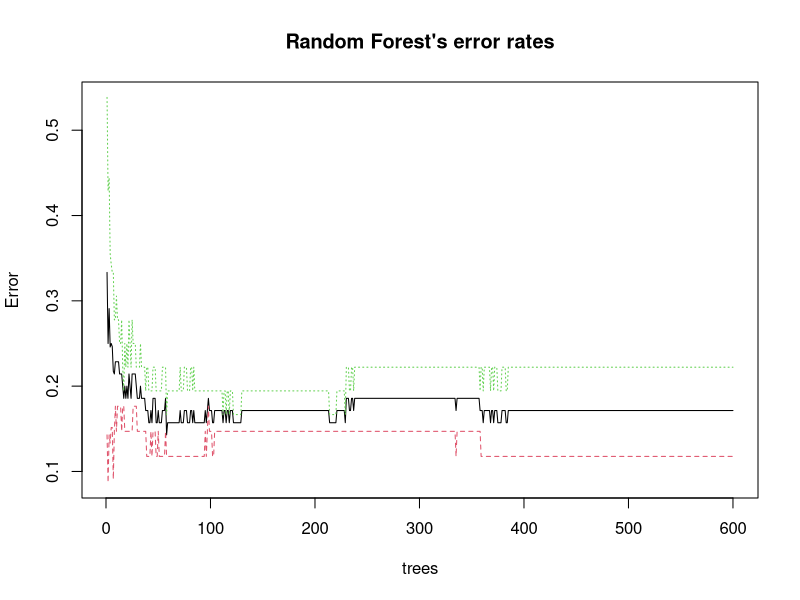
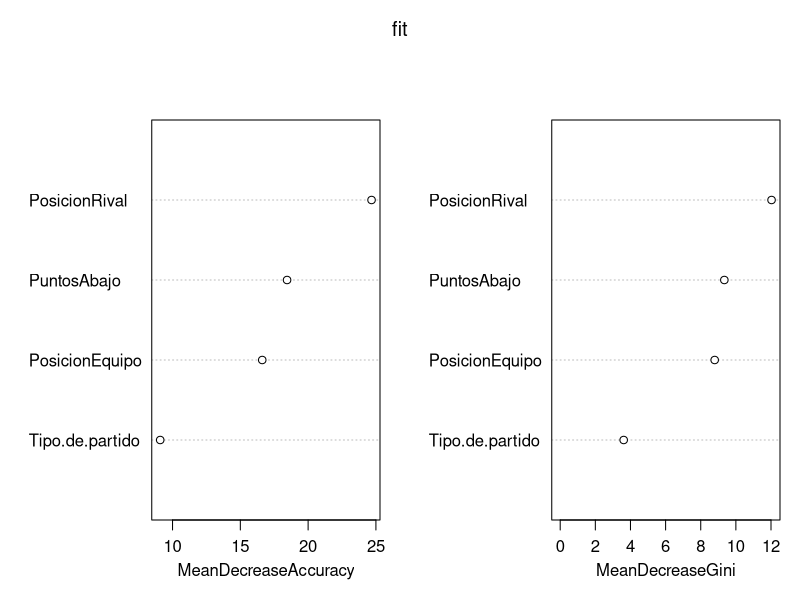
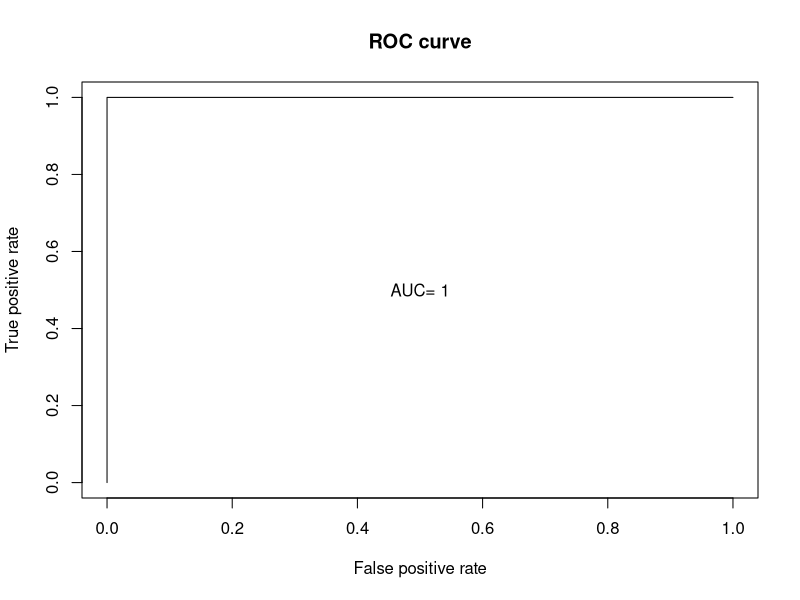
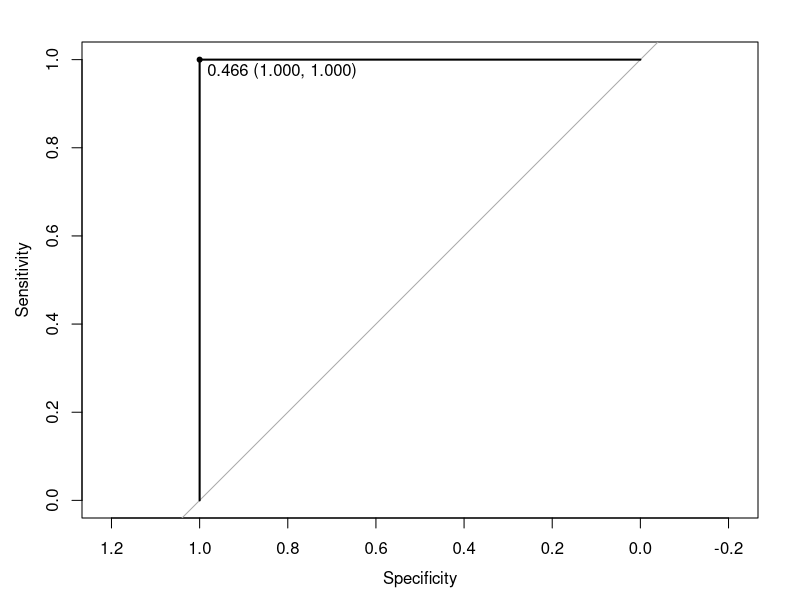

The R source for these figures, in order:
library(reshape)
library(randomForest)
library(caret)
library(ROCR)
library(pROC)
#lectura de datos
datos <- read.csv(file = "NBADATOS.csv", sep=";")
#Observamos la estructura de los datos
str(datos)
#Convertimos la variable dependiente a factor (Y)
datos$Y<- factor(datos$Y)
#Convertimos una de las variables independientes a factor
datos$Tipo.de.partido<- factor(datos$Tipo.de.partido)
#Partición de los datos
#Hacemos la semilla para que la división de los datos sea la misma
set.seed(2020)
#Datos de entrenamiento (80% de los datos)
train <- createDataPartition(datos$Y, p=0.8, list = F)
#Creación del modelo
attach(datos)
fit <- randomForest(Y~PosicionEquipo+PosicionRival+PuntosAbajo+Tipo.de.partido, data = train,
                    ntree=600,importance=TRUE,maxnodes=10,mtry=25)

plot(fit,main = "Random Forest's error rates", 
     legend=c(x=500, y=0.20, legend=c("Resilient","No resilient")),
     fill=c("red","green"),cex=0.1,text.front=4, bg='grey')

#Importancia de las variables
#Creamos un objeto con las "importancias" de las variables
importancia=data.frame(importance(fit))
#install.packages("reshape")
importancia<-sort_df(importancia,vars='MeanDecreaseGini')
importancia
varImpPlot(fit)

#Predicción
pred <- predict(fit, datos[-train,])
#Matriz de confusión
table(datos[-train, "Y"],pred, dnn=c("Real","Pred"))
#Acurracy
#Especificidad
#Sensibilidad
probs <- predict(fit,datos[-train,], type = "prob")
head(probs)
pred <- prediction(probs[,2], datos[-train,"Y"])

#Forma 1: Paquete ROC
#tpr: true positive rate 
#fpr: false positive rate
per <- performance(pred,"tpr","fpr")
#Calculando el AUC
perf_AUC <- performance(pred,"auc")
AUC=perf_AUC@y.values[[1]]
#Graficando ROC
plot(per, main="ROC curve")
text(0.5,0.5, paste("AUC=",format(AUC,digits = 5,scientific = F)))

#Forma 2:
#caret y pROC
data.test <- datos[-train,]
library(pROC)
result.roc <- roc(data.test$Y,probs[,2])
plot(result.roc , print.thres="best", print..thres.best.method =
       "closest.topleft")
result.coord <- coords(result.roc,"best",best.method =
                         "closest.topleft", ret=c("threshold","accurracy"))
#Para obtener el accurracy y teta de corte
print(result.coord)
